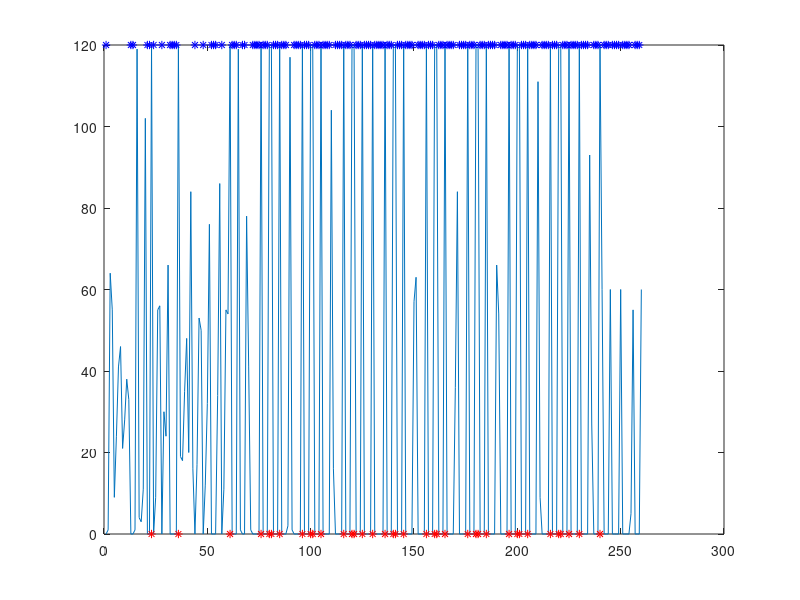

Reproduce this figure in MATLAB.
clear all;
clc;

load('tablica_dobra.mat')

who

size(tablica55)

max(max(tablica55))
min(min(tablica55))
mean(mean(tablica55))
sum(sum(tablica55))

arrayMax = max(max(max(tablica55)))
arrayMin = min(min(min(tablica55)))
mean(mean(mean(tablica55)))
sum(sum(sum(tablica55)))

det(tablica55(1:3,1:3,1))
inv(tablica55(2:4,2:4,2))
eig(tablica55(1:3,1:3,3))
rank(tablica55(:,:,4))
diag(tablica55(:,:,5))
fliplr(tablica55(:,:,6))
flipud(tablica55(:,:,7))
rot90(tablica55(:,:,7))

idxsMin = find(tablica55 == arrayMax)
idxsMax = find(tablica55 == arrayMin)

xxx = reshape(tablica55, 1, numel(tablica55))

figure(1);
plot(1:1:numel(tablica55), xxx);
hold on;
plot(idxsMin, arrayMin, 'r*');
plot(idxsMax, arrayMax, 'b*');

